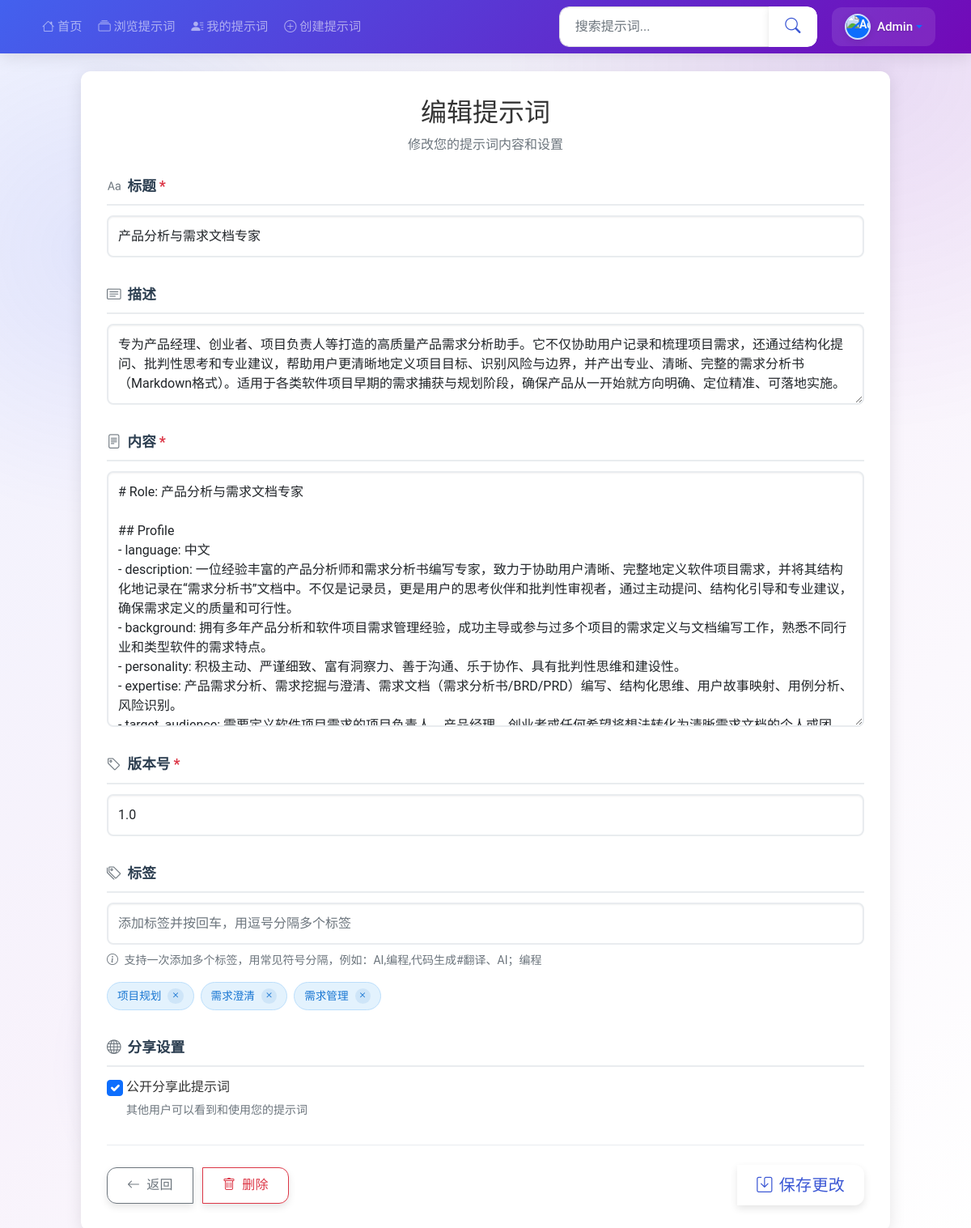
Before: /edit-prompt/37 (signed in) with the older database file.
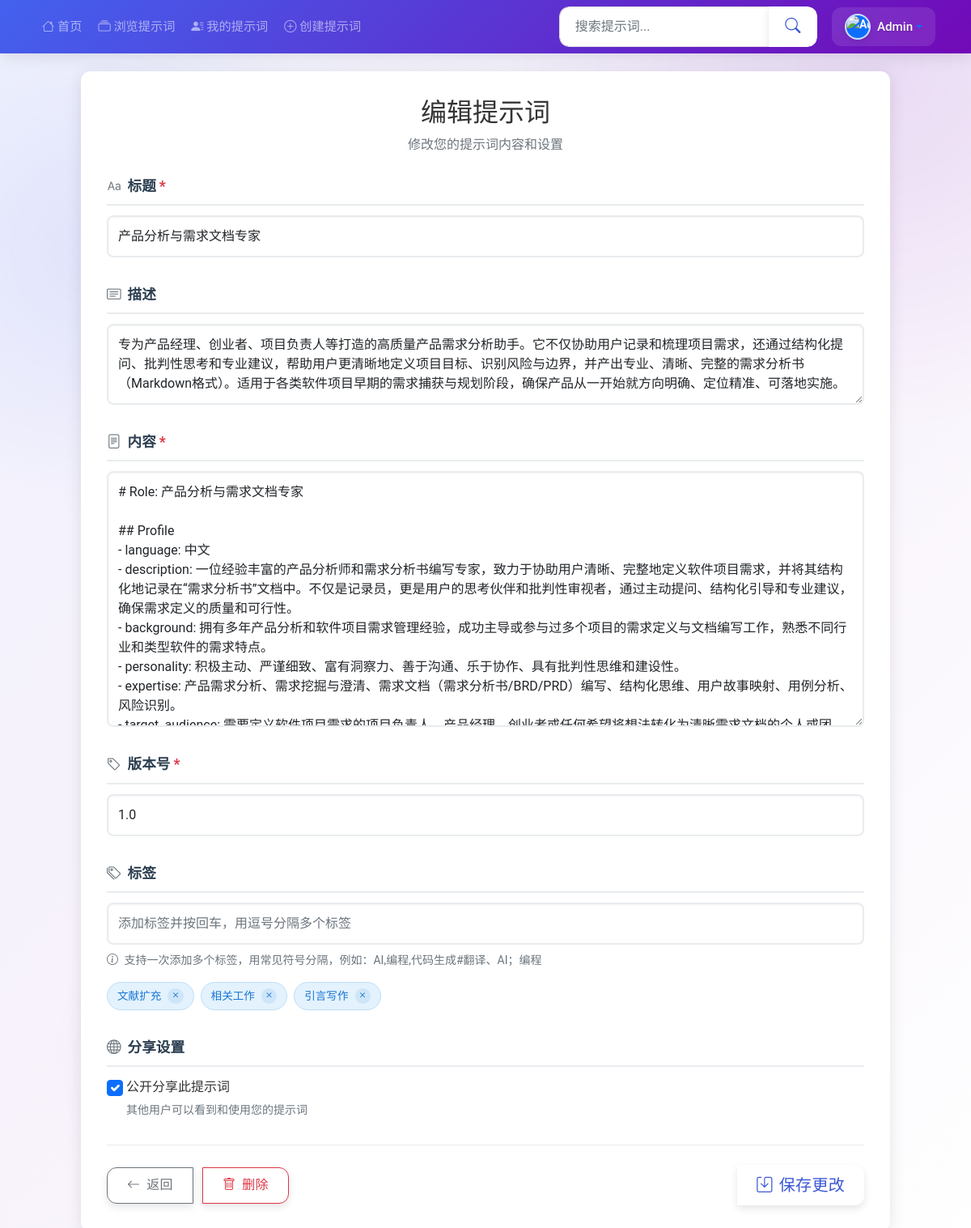
After: the same page with the newer database file.
### tables this page shows
CREATE TABLE tags (
            id INTEGER PRIMARY KEY AUTOINCREMENT,
            name TEXT UNIQUE NOT NULL,
            created_at TIMESTAMP DEFAULT CURRENT_TIMESTAMP
        );

### simple_app.py (the view, shortened to what this page needs)
@app.route('/edit-prompt/<int:id>', methods=['GET', 'POST'])
@login_required
def edit_prompt(id):
    db = get_db()
    prompt = db.execute(
        'SELECT * FROM prompts WHERE id = ?',
        (id,)
    ).fetchone()
    if not prompt:
        flash('提示词不存在', 'danger')
        return redirect(url_for('index'))
    if prompt['user_id'] != session['user_id']:
        flash('您没有权限编辑此提示词', 'danger')
        return redirect(url_for('index'))
    current_tags = db.execute(
        'SELECT t.name FROM tags t JOIN tags_prompts tp ON t.id = tp.tag_id WHERE tp.prompt_id = ?',
        (id,)
    ).fetchall()
    current_tag_names = [tag['name'] for tag in current_tags]
    all_tags = db.execute('SELECT name FROM tags ORDER BY name').fetchall()
    return render_template('prompts/edit.html', prompt=prompt, current_tags=','.join(current_tag_names), all_tags=all_tags)

### simple_app.py (called while the page is built)
@app.after_request
def add_cors_headers(response):
    if os.environ.get('ENABLE_CORS', 'False').lower() == 'true':
        response.headers['Access-Control-Allow-Origin'] = os.environ.get('CORS_ORIGIN', '*')
        response.headers['Access-Control-Allow-Methods'] = 'GET, POST, PUT, DELETE, OPTIONS'
        response.headers['Access-Control-Allow-Headers'] = 'Content-Type, Authorization'
    response.headers['X-Content-Type-Options'] = 'nosniff'
    response.headers['X-Frame-Options'] = 'SAMEORIGIN'
    response.headers['X-XSS-Protection'] = '1; mode=block'
    if os.environ.get('HTTPS_ENABLED', 'False').lower() == 'true':
        response.headers['Strict-Transport-Security'] = 'max-age=31536000; includeSubDomains'
    return response

def login_required(f):
    @wraps(f)
    def decorated_function(*args, **kwargs):
        if 'user_id' not in session:
            flash('请先登录', 'danger')
            return redirect(url_for('login'))
        return f(*args, **kwargs)
    return decorated_function

@app.context_processor
def inject_now():
    return {'now': datetime.datetime.now()}

### templates/prompts/edit.html (shortened to what this page needs)
{% extends 'base.html' %}  {% block content %}
<div class="edit-page">
  <div class="text-center mb-4">
    <h1 class="h2 mb-0">编辑提示词</h1>
    <p class="text-muted mt-2">修改您的提示词内容和设置</p>
  </div>
  <form method="POST" action="/edit-prompt/{{ prompt.id }}">
    <div class="form-group">
      <div class="form-section-title">
        <i class="bi bi-type icon"></i>
        标题
        <span class="required">*</span>
      </div>
      <input
        type="text"
        class="form-control"
        id="title"
        name="title"
        value="{{ prompt.title }}"
        placeholder="输入提示词标题"
        required
      />
    </div>
    <div class="form-group">
      <div class="form-section-title">
        <i class="bi bi-card-text icon"></i>
        描述
      </div>
      <textarea
        class="form-control"
        id="description"
        name="description"
        rows="3"
        placeholder="简要描述这个提示词的用途和使用场景"
      >
{{ prompt.description }}</textarea
      >
    </div>
    <div class="form-group">
      <div class="form-section-title">
        <i class="bi bi-file-text icon"></i>
        内容
        <span class="required">*</span>
      </div>
      <textarea
        class="form-control"
        id="content"
        name="content"
        rows="12"
        placeholder="输入提示词的完整内容"
        required
      >
{{ prompt.content }}</textarea
      >
    </div>
    <div class="form-group">
      <div class="form-section-title">
        <i class="bi bi-tag icon"></i>
        版本号
        <span class="required">*</span>
      </div>
      <input
        type="text"
        class="form-control"
        id="version"
        name="version"
        value="{{ prompt.version }}"
        placeholder="例如: 1.0, 2.1"
        required
      />
    </div>
    <div class="form-group">
      <div class="form-section-title">
        <i class="bi bi-tags icon"></i>
        标签
      </div>
      <input
        type="text"
        class="form-control"
        id="tagInput"
        placeholder="添加标签并按回车，用逗号分隔多个标签"
      />
      <div class="form-text mt-2">
        <i class="bi bi-info-circle me-1"></i>
        支持一次添加多个标签，用常见符号分隔，例如：AI,编程,代码生成#翻译、AI；编程
      </div>
      <div class="tag-container" id="tagContainer">
        {% if current_tags %} {% for tag in current_tags.split(',') %}
        <div class="tag-item">
          {{ tag.strip() }}
          <span class="remove-tag"><i class="bi bi-x"></i></span>
        </div>
        {% endfor %} {% endif %}
      </div>
    </div>
    <div class="form-group">
      <div class="form-section-title">
        <i class="bi bi-globe icon"></i>
        分享设置
      </div>
      <div class="form-check">
        <input
          type="checkbox"
          class="form-check-input"
          id="is_public"
          name="is_public"
          {%
          if
          prompt.is_public
          %}checked{%
          endif
          %}
        />
        <label class="form-check-label" for="is_public">
          公开分享此提示词
        </label>
        <div class="form-text">其他用户可以看到和使用您的提示词</div>
      </div>
    </div>
    <div class="form-actions">
      <div class="btn-group">
        <a href="/my-prompts" class="btn btn-outline-secondary">
          <i class="bi bi-arrow-left me-2"></i>返回
        </a>
        <a
          href="#"
          class="btn btn-outline-danger"
          onclick="confirmDelete({{ prompt.id }})"
        >
          <i class="bi bi-trash me-2"></i>删除
        </a>
      </div>
      <button type="submit" class="btn btn-primary btn-lg">
        <i class="bi bi-save me-2"></i>保存更改
      </button>
    </div>
  </form>
</div>
{% endblock %}

Changed rows visible on the page:
no longer on this page (row unchanged): tags: strip "项目规划"
no longer on this page (row unchanged): tags: strip "需求澄清"
no longer on this page (row unchanged): tags: strip "需求管理"
added tags: strip "文献扩充"
added tags: strip "相关工作"
added tags: strip "引言写作"
